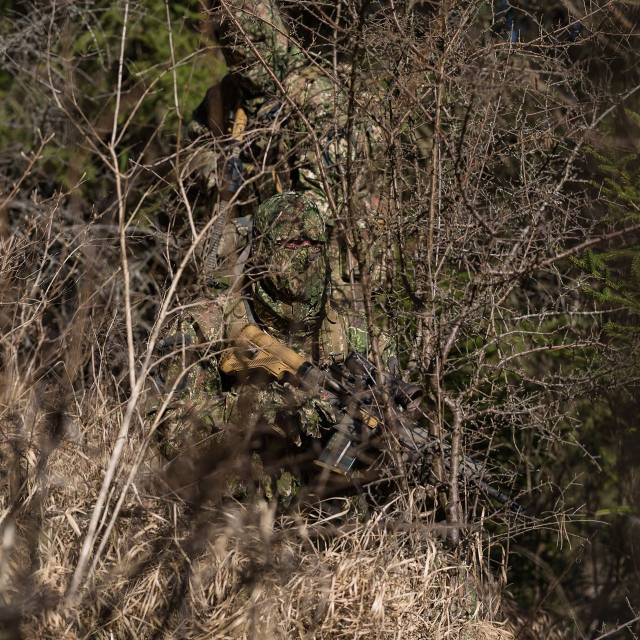
#> input picture input_images/image509.jpg, 1280 x 1280 px (shown at 1/2 size)
$ python -i first_collage.py   (imports and definitions only)
#> lines starting #> are read from the running program, lines starting #| are printed output that depends on the picture; after the words box and inside, x2 and y2 are one past the last pixel; in counts of white or black regions, pixels touching at a corner belong together
#> further down, picture is the input picture: shape (1280, 1280, 3); mean B, G, R 56.1, 71.4, 84.5
import os
from PIL import Image
import math
import random
import numpy as np
import cv2
from tensorflow.keras.applications.resnet50 import ResNet50, preprocess_input, decode_predictions
from tensorflow.keras.preprocessing import image


# [49 lines left out: function detect_and_remove_sky_from_list, not called in this run]


def check_blue_dominance(img):
    hsv = cv2.cvtColor(img, cv2.COLOR_BGR2HSV)
#> hsv: shape (1280, 1280, 3); mean H, S, V 17.4, 99.5, 84.6

    # Define range of blue color in HSV
    lower_blue = np.array([100,50,50])
    upper_blue = np.array([130,255,255])

    # Threshold the HSV image to get only blue colors
    mask = cv2.inRange(hsv, lower_blue, upper_blue)
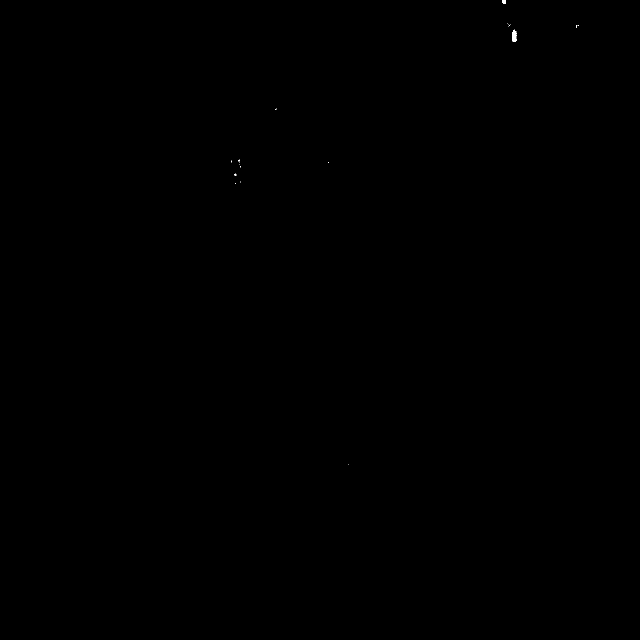
#> mask: shape (1280, 1280) (shown at 1/2 size); 0.02% white; 20 white regions (18 under 20 px), largest, box (x1, y1, x2, y2) and area: (1024, 59, 1034, 83) 178, (1004, 0, 1011, 8) 49

    # Calculate the percentage of blue pixels
    blue_ratio = cv2.countNonZero(mask) / (img.shape[0] * img.shape[1])
#> blue_ratio = 0.000176

    # If more than 30% of the image is blue, it's likely to contain sky
    return blue_ratio > 0.3


# [44 lines left out: function generate_first_collage, not called in this run]

>>> import cv2
>>> picture = cv2.imread('../input_images/image509.jpg')
>>> result = check_blue_dominance(picture)
#> result = False
